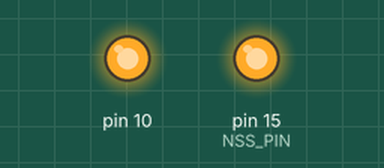
The sketch below on a simulated Arduino Uno, built with avr-gcc and run on an emulated ATmega328P. On the bench: output pins drawn as LEDs (lit = HIGH). Pins used as bus, display or sensor lines are not drawn; what the sketch prints to the serial monitor is not drawn.

Above: at 0.3 s.
Timing chart, 0 to 1.8 s (numbered marks = the images above):
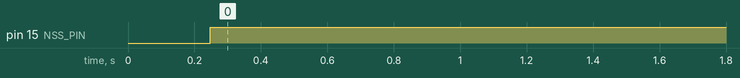

Measured:
- by itself, pin 15 (NSS_PIN): LOW → HIGH at 0.25 s

The sketch:

MIKROBUS_LORA3.ino
```cpp
#include <SPI.h>

// Define the pin mapping for ESP12-F
#define NSS_PIN 15   // D8 (Chip Select)
#define RESET_PIN 2  // D4 (Reset)
#define DIO0_PIN 12  // D6 (Interrupt Pin)

void setup() {
  // Initialize Serial Monitor
  Serial.begin(9600);
  while (!Serial);
  Serial.println("SPI Continuous Data Reading Example");

  // Configure pins
  pinMode(RESET_PIN, OUTPUT);
  digitalWrite(RESET_PIN, HIGH);
  delay(100);
  digitalWrite(RESET_PIN, LOW);
  delay(100);

  pinMode(NSS_PIN, OUTPUT);
  digitalWrite(NSS_PIN, HIGH); // Set NSS high to start

  // Initialize SPI (no parameters needed for ESP8266)
  SPI.begin();
  Serial.println("SPI Initialized");
}

void loop() {
  // String to send
  const char *message = "Hello, LoRa!";

  // Send data
  sendString(message);

  // Read incoming data from MISO
  Serial.println("Reading incoming data...");
  readDataFromMISO();

  delay(1000); // Wait before next iteration
}

// Function to send a string over SPI
void sendString(const char *str) {
  const char *originalStr = str; // Store the original pointer to the string
  digitalWrite(NSS_PIN, LOW); // Select the LoRa module

  while (*str) { // Loop through each character in the string
    SPI.transfer(*str); // Send character over SPI
    str++; // Move to the next character
  }

  digitalWrite(NSS_PIN, HIGH); // Deselect the LoRa module
  Serial.print("String sent! : ");
  Serial.println(originalStr); // Print the original string
}


// Function to continuously read data from MISO
void readDataFromMISO() {
  digitalWrite(NSS_PIN, LOW); // Select the LoRa module

  // Read data until no more is available
  while (true) {
    uint8_t receivedData = SPI.transfer(0x00); // Send dummy byte to read data
    if (receivedData != 0) { // Check if data is valid (non-zero)
      Serial.print("Received: ");
      Serial.println((char)receivedData); // Print as a character
    } else {
      break; // Exit loop if no data is received
    }
  }

  digitalWrite(NSS_PIN, HIGH); // Deselect the LoRa module
}
```
